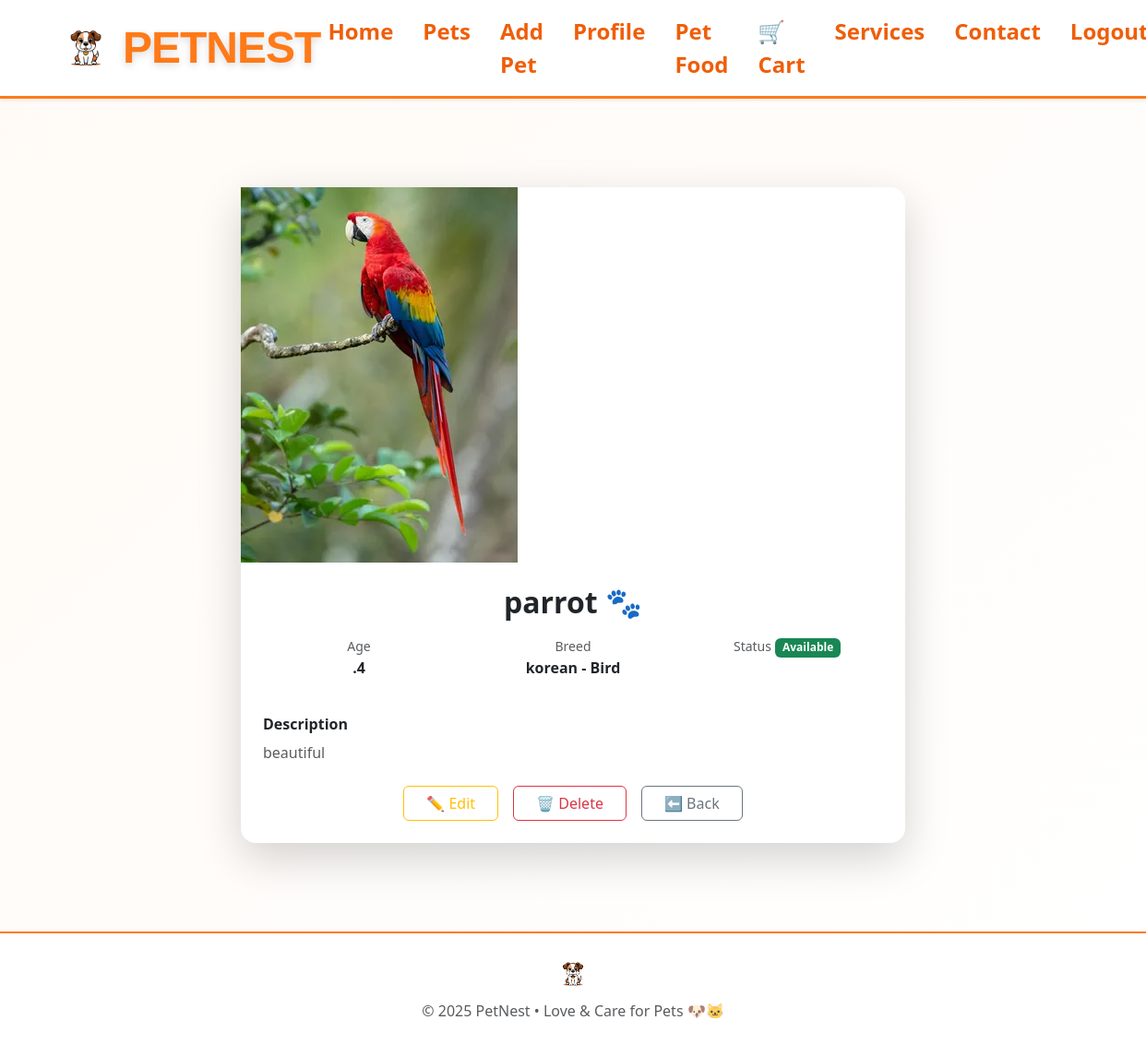
The app's page /owner/pets/20/ (signed in) with its own data.
### Pets_App/models.py (models this page shows, shortened)
class Pet(models.Model):
    GENDER_CHOICES = (
        ('male', 'Male'),
        ('female', 'Female'),
    )
    AVAILABILITY_CHOICES = (
        ('available', 'Available'),
        ('adopted', 'Adopted'),
    )
    APPROVAL_CHOICES = (
        ('pending', 'Pending'),
        ('approved', 'Approved'),
        ('rejected', 'Rejected'),
    )
    owner = models.ForeignKey(User, on_delete=models.CASCADE)
    category = models.ForeignKey(
        PetCategory,
        on_delete=models.CASCADE,
        related_name="pets",
        null=True,
        blank=True
    )
    breed = models.ForeignKey(
        PetBreed,
        on_delete=models.SET_NULL,
        null=True,
        blank=True
    )
    name = models.CharField(max_length=150)
    age = models.CharField(max_length=50, default='Unknown')
    gender = models.CharField(max_length=10, choices=GENDER_CHOICES, blank=True)
    colour = models.CharField(max_length=50, default="Unknown")
    description = models.TextField(blank=True)
    photo = models.ImageField(upload_to="pet_images/", null=True, blank=True)
    availability = models.CharField(
        max_length=20,
        choices=AVAILABILITY_CHOICES,
        default='available'
    )
    approval_status = models.CharField(
        max_length=20,
        choices=APPROVAL_CHOICES,
        default='pending'
    )
    created_at = models.DateTimeField(auto_now_add=True)

class PetBreed(models.Model):
    category = models.ForeignKey(
        PetCategory,
        on_delete=models.CASCADE,
        related_name="breeds"
    )
    name = models.CharField(max_length=100)
    def __str__(self):
        return f"{self.name} - {self.category.name}"

class PetCategory(models.Model):
    name = models.CharField(max_length=100, unique=True)

### Owner_App/views.py (the view)
# urls.py: path('pets/<int:pk>/', views.owner_pet_detail, name='owner_pet_detail'),
@login_required
def owner_pet_detail(request, pk):
    pet = get_object_or_404(Pet, id=pk, owner=request.user)
    return render(request, 'Owner_App/pet_detail.html', {'pet': pet})

### Owner_App/Templates/Owner_App/pet_detail.html (shortened to what this page needs)
{% extends 'Owner_App/ownerbase.html' %}
{% load static %}
{% block content %}
<div class="container my-5">
    <div class="row justify-content-center">
        <div class="col-md-8">
            <div class="card shadow-lg border-0 rounded-4">
                <div class="pet-detail-img">
                    <img src="{{ pet.photo.url }}" alt="{{ pet.name }}">
                </div>
                <div class="card-body p-4">
                    <h2 class="fw-bold text-center mb-3">
                        {{ pet.name }} 🐾
                    </h2>
                    <div class="row text-center mb-4">
                        <div class="col-4">
                            <small class="text-muted">Age</small>
                            <p class="fw-semibold">{{ pet.age }}</p>
                        </div>
                        <div class="col-4">
                            <small class="text-muted">Breed</small>
                            <p class="fw-semibold">{{ pet.breed }}</p>
                        </div>
                        <div class="col-4">
                            <small class="text-muted">Status</small>
                            <span class="badge
                                {% if pet.availability == 'Available' %} bg-success
                                {% else %} bg-secondary {% endif %}">
                                {{ pet.availability }}
                            </span>
                        </div>
                    </div>
                    {% if pet.description %}
                    <div class="mb-4">
                        <h6 class="fw-semibold">Description</h6>
                        <p class="text-muted">{{ pet.description }}</p>
                    </div>
                    {% endif %}
                    <div class="d-flex justify-content-center gap-3">
                        <a href="{% url 'owner_pet_edit' pet.id %}"
                           class="btn btn-outline-warning px-4">
                            ✏️ Edit
                        </a>
                        <a href="{% url 'owner_pet_delete' pet.id %}"
                           class="btn btn-outline-danger px-4">
                            🗑️ Delete
                        </a>
                        <a href="{% url 'owner_pet_list' %}"
                           class="btn btn-outline-secondary px-4">
                            ⬅ Back
                        </a>
                    </div>
                </div>
            </div>
        </div>
    </div>
</div>
{% endblock %}

### static/css/user.css (style rules this page uses)
.user-body { background: linear-gradient(135deg, #fffaf5, #fff); min-height: 100vh; display: flex; flex-direction: column; }

### Owner_App/Templates/Owner_App/ownerbase.html (style rules this page uses)
.card { transition: all 0.3s ease; }
.card { transition: transform 0.3s ease; }

### records on screen
Pet: photo (picture), name "parrot", age ".4", breed "korean - Bird", availability "Available", description "beautiful"

### other values on screen
{{ year|default:2025 }} "2025"
